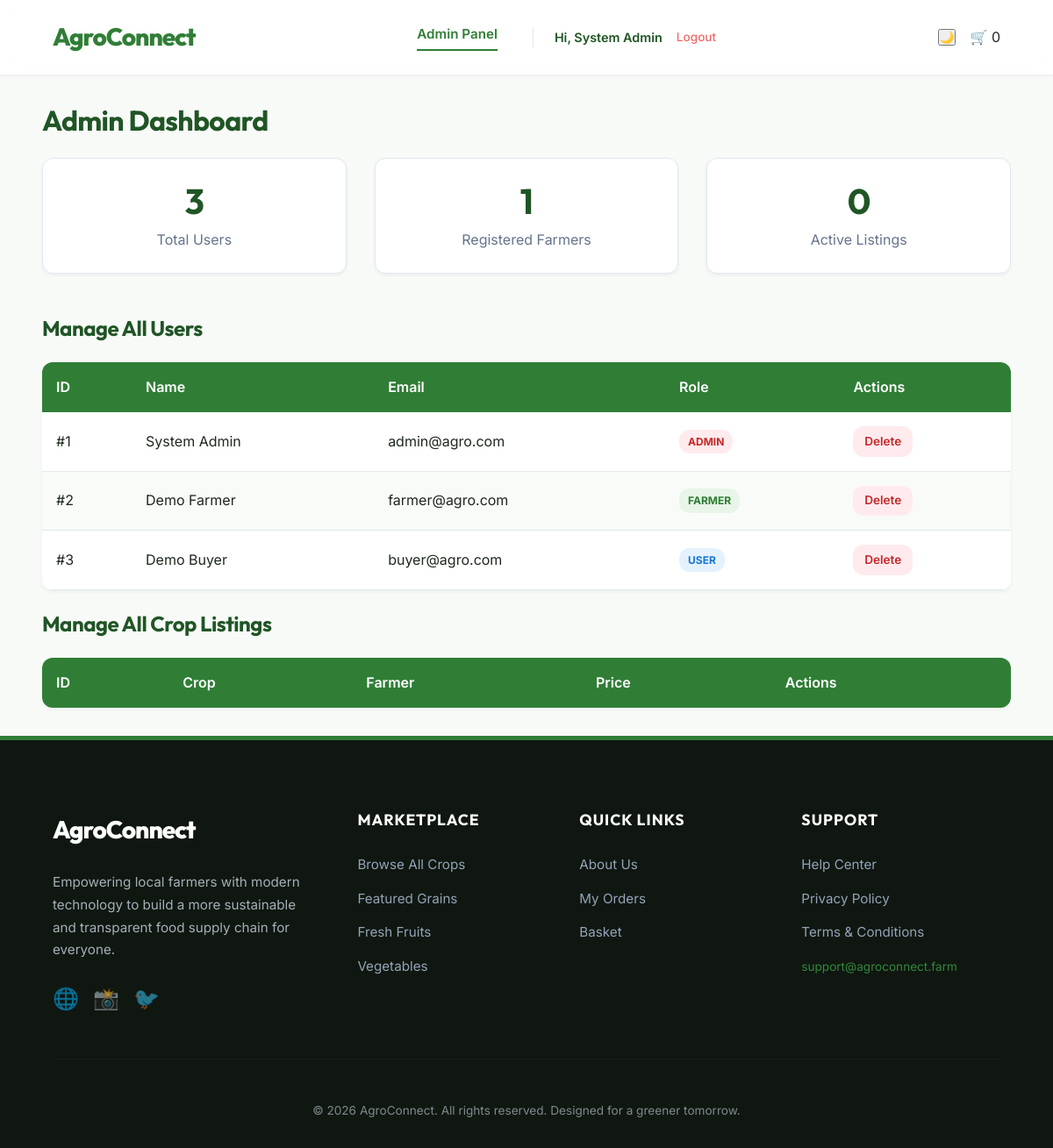
Page /admin_dashboard.php (signed in) on the committed database.
### tables this page shows
CREATE TABLE IF NOT EXISTS users (
    id         INT           AUTO_INCREMENT PRIMARY KEY,
    name       VARCHAR(100)  NOT NULL,
    email      VARCHAR(100)  NOT NULL UNIQUE,
    password   VARCHAR(255)  NOT NULL,
    role       VARCHAR(20)   NOT NULL DEFAULT 'user',   
    created_at TIMESTAMP     DEFAULT CURRENT_TIMESTAMP
);

### admin_dashboard.php (the view, shortened to what this page needs)
<?php
require 'db.php';
include 'includes/header.php';
$userCount = mysqli_fetch_assoc(mysqli_query($conn, "SELECT COUNT(*) as c FROM users"))['c'];
$cropCount = mysqli_fetch_assoc(mysqli_query($conn, "SELECT COUNT(*) as c FROM crops"))['c'];
$farmerCount = mysqli_fetch_assoc(mysqli_query($conn, "SELECT COUNT(*) as c FROM users WHERE role='farmer'"))['c'];
?>
<div class="container">
    <h1>Admin Dashboard</h1>
    <div class="card-grid mb-3 mt-lg">
        <div class="card text-center border-top-primary">
            <h2 class="mb-sm" style="font-size: 2.5rem;"><?php echo (int) $userCount; ?></h2>
            <p class="text-muted">Total Users</p>
        </div>
        <div class="card text-center border-top-accent">
            <h2 class="mb-sm" style="font-size: 2.5rem;"><?php echo (int) $farmerCount; ?></h2>
            <p class="text-muted">Registered Farmers</p>
        </div>
        <div class="card text-center border-top-orange">
            <h2 class="mb-sm" style="font-size: 2.5rem;"><?php echo (int) $cropCount; ?></h2>
            <p class="text-muted">Active Listings</p>
        </div>
    </div>
    <section class="mb-lg">
        <h2>Manage All Users</h2>
        <div class="table-container">
            <table>
                <thead>
                    <tr>
                        <th>ID</th>
                        <th>Name</th>
                        <th>Email</th>
                        <th>Role</th>
                        <th>Actions</th>
                    </tr>
                </thead>
                <tbody>
                    <?php
                    $users = mysqli_query($conn, "SELECT id, name, email, role FROM users");
                    while ($u = mysqli_fetch_assoc($users)):
                        ?>
                        <tr>
                            <td>#<?php echo (int) $u['id']; ?></td>
                            <td><?php echo htmlspecialchars($u['name']); ?></td>
                            <td><?php echo htmlspecialchars($u['email']); ?></td>
                            <td>
                                <span class="badge badge-<?php echo htmlspecialchars($u['role']); ?>">
                                    <?php echo strtoupper(htmlspecialchars($u['role'])); ?>
                                </span>
                            </td>
                            <td>
                                <a href="delete.php?type=user&id=<?php echo $u['id']; ?>&csrf_token=<?php echo $_SESSION['csrf_token']; ?>"
                                    class="btn btn-danger-light btn-small"
                                    onclick="return confirm('Delete this user and all their crops?');">Delete</a>
                            </td>
                        </tr>
                    <?php endwhile; ?>
                </tbody>
            </table>
        </div>
    </section>
    <section>
        <h2>Manage All Crop Listings</h2>
        <div class="table-container">
            <table>
                <thead>
                    <tr>
                        <th>ID</th>
                        <th>Crop</th>
                        <th>Farmer</th>
                        <th>Price</th>
                        <th>Actions</th>
                    </tr>
                </thead>
            </table>
        </div>
    </section>
</div>
<?php include 'includes/footer.php'; ?>

### style.css (style rules this page uses)
:root { --primary-h: 125; --primary-s: 45%; --primary-l: 34%; --primary-color: hsl(var(--primary-h), var(--primary-s), var(--primary-l)); --primary-dark: hsl(var(--primary-h), var(--primary-s), 23%); --primary-light: hsl(var(--primary-h), var(--primary-s), 49%); --accent-h: 84; --accent-color: hsl(var(--accent-h), 50%, 53%); --accent-dark: hsl(var(--accent-h), 50%, 40%); --bg-light: #f8faf8; --bg-white: #ffffff; --text-main: #1e291e; --text-muted: #64748b; --border-color: #e2e8f0; --error-color: #ef4444; --success-color: #10b981; --warning-color: #f59e0b; --shadow-sm: 0 2px 4px rgba(0, 0, 0, 0.05); --shadow-md: 0 10px 15px -3px rgba(0, 0, 0, 0.08), 0 4px 6px -2px rgba(0, 0, 0, 0.04); --shadow-lg: 0 20px 25px -5px rgba(0, 0, 0, 0.1), 0 10px 10px -5px rgba(0, 0, 0, 0.04); --radius-sm: 6px; --radius-md: 12px; --radius-lg: 20px; --transition: all 0.3s cubic-bezier(0.4, 0, 0.2, 1); }
* { box-sizing: border-box; margin: 0; padding: 0; }
body { font-family: 'Inter', sans-serif; background-color: var(--bg-light); color: var(--text-main); line-height: 1.6; min-height: 100vh; display: flex; flex-direction: column; }
h1, h2, h3, h4 { font-family: 'Outfit', sans-serif; color: var(--primary-dark); line-height: 1.2; margin-bottom: 1rem; letter-spacing: -0.02em; }
a { color: var(--primary-color); text-decoration: none; transition: var(--transition); }
.text-center { text-align: center; }
.text-muted { color: var(--text-muted); }
.mt-lg { margin-top: 1.5rem; }
.mb-sm { margin-bottom: 0.5rem; }
.mb-lg { margin-bottom: 1.5rem; }
.mb-3 { margin-bottom: 3rem; }
.border-top-primary { border-top: 4px solid var(--primary-color); }
.border-top-accent { border-top: 4px solid var(--accent-color); }
.border-top-orange { border-top: 4px solid orange; }
.container { width: 92%; max-width: 1200px; margin: 0 auto; padding: 2rem 0; flex: 1; }
.card-grid { display: grid; grid-template-columns: repeat(auto-fill, minmax(280px, 1fr)); gap: 2rem; }
.card { background: var(--bg-white); border-radius: var(--radius-md); padding: 1.5rem; box-shadow: var(--shadow-sm); border: 1px solid var(--border-color); transition: var(--transition); }
.btn { display: inline-block; padding: 0.75rem 1.75rem; border-radius: var(--radius-md); font-size: 0.95rem; font-weight: 600; cursor: pointer; text-align: center; border: none; transition: var(--transition); font-family: 'Inter', sans-serif; }
.btn-small { padding: 0.4rem 0.8rem; font-size: 0.85rem; }
.btn-danger-light { background: #ffebee; color: #c62828; }
.badge { padding: 4px 10px; border-radius: 12px; font-size: 0.75rem; font-weight: 700; display: inline-block; }
.badge-admin { background: #ffebee; color: #c62828; }
.badge-farmer { background: #e8f5e9; color: #2e7d32; }
.badge-user { background: #e3f2fd; color: #1976d2; }
.table-container { overflow-x: auto; background: var(--bg-white); border-radius: var(--radius-md); box-shadow: var(--shadow-sm); margin-top: 1.5rem; }
table { width: 100%; border-collapse: collapse; }
th { background: var(--primary-color); color: #fff; text-align: left; padding: 1rem; font-weight: 600; }
td { padding: 1rem; border-bottom: 1px solid var(--border-color); }
tr:nth-child(even) { background: #f9fbf9; }
.container { animation: fadeInUp 0.8s cubic-bezier(0.16, 1, 0.3, 1) backwards; }
.card { transition: var(--transition); }

### rows in the picture
users: id "1", name "System Admin", email "admin@agro.com", role "ADMIN"
users: id "2", name "Demo Farmer", email "farmer@agro.com", role "FARMER"
users: id "3", name "Demo Buyer", email "buyer@agro.com", role "USER"

### other values in the picture
$_SESSION['user_name'] "System Admin"
$userCount "3"
$farmerCount "1"
$cropCount "0"
